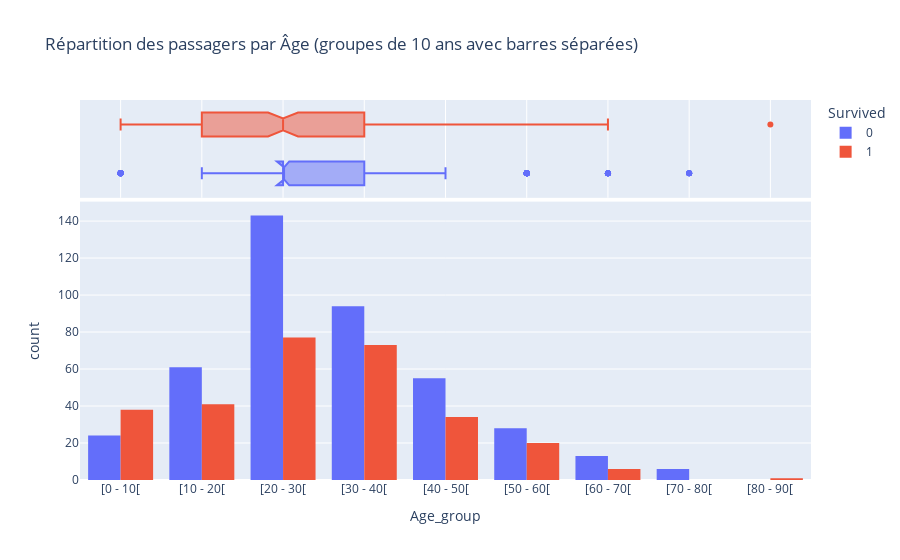

The notebook cell this image was saved under:
### Code cell
fig = px.histogram(group_age(titanic_train, 10), x="Age_group", marginal="box", color="Survived", title = "Répartition des passagers par Âge (groupes de 10 ans avec barres séparées)", barmode="group", category_orders=dict(Age_group=[f"[{k*10} - {(k+1)*10}[" for k in range(int(max(titanic_train["Age"]//10))+1)]))
fig.show()

### Figure 1 — Plotly figure (JSON) as saved in the notebook; plotly's stock layout.template omitted (floating-point values rounded to 4 significant figures; data arrays with more than 128 entries replaced by an {"elided": "..."} marker saying what was removed)
{"data": [{"alignmentgroup": "True", "bingroup": "x", "hovertemplate": "Survived=0<br>Age_group=%{x}<br>count=%{y}<extra></extra>", "legendgroup": "0", "marker": {"color": "#636efa", "pattern": {"shape": ""}}, "name": "0", "offsetgroup": "0", "orientation": "v", "showlegend": true, "type": "histogram", "x": {"elided": "424 str values"}, "xaxis": "x", "yaxis": "y"}, {"alignmentgroup": "True", "hovertemplate": "Survived=0<br>Age_group=%{x}<extra></extra>", "legendgroup": "0", "marker": {"color": "#636efa"}, "name": "0", "notched": true, "offsetgroup": "0", "showlegend": false, "type": "box", "x": {"elided": "424 str values"}, "xaxis": "x2", "yaxis": "y2"}, {"alignmentgroup": "True", "bingroup": "x", "hovertemplate": "Survived=1<br>Age_group=%{x}<br>count=%{y}<extra></extra>", "legendgroup": "1", "marker": {"color": "#EF553B", "pattern": {"shape": ""}}, "name": "1", "offsetgroup": "1", "orientation": "v", "showlegend": true, "type": "histogram", "x": {"elided": "290 str values"}, "xaxis": "x", "yaxis": "y"}, {"alignmentgroup": "True", "hovertemplate": "Survived=1<br>Age_group=%{x}<extra></extra>", "legendgroup": "1", "marker": {"color": "#EF553B"}, "name": "1", "notched": true, "offsetgroup": "1", "showlegend": false, "type": "box", "x": {"elided": "290 str values"}, "xaxis": "x2", "yaxis": "y2"}], "layout": {"barmode": "group", "legend": {"title": {"text": "Survived"}, "tracegroupgap": 0}, "title": {"text": "Répartition des passagers par Âge (groupes de 10 ans avec barres séparées)"}, "xaxis": {"anchor": "y", "categoryarray": ["[0 - 10[", "[10 - 20[", "[20 - 30[", "[30 - 40[", "[40 - 50[", "[50 - 60[", "[60 - 70[", "[70 - 80[", "[80 - 90["], "categoryorder": "array", "domain": [0, 1], "title": {"text": "Age_group"}}, "xaxis2": {"anchor": "y2", "domain": [0, 1], "matches": "x", "showgrid": true, "showticklabels": false}, "yaxis": {"anchor": "x", "domain": [0, 0.7326], "title": {"text": "count"}}, "yaxis2": {"anchor": "x2", "domain": [0.7426, 1], "matches": "y2", "showgrid": false, "showline": false, "showticklabels": false, "ticks": ""}}}
